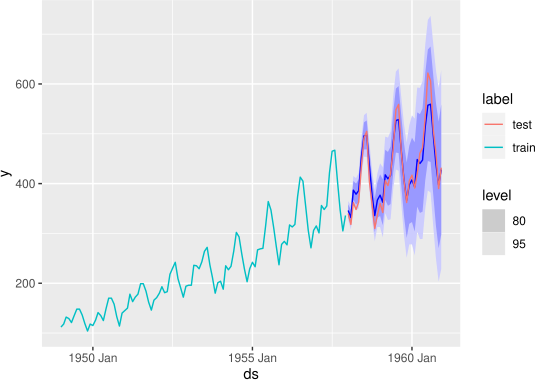

Recreate this plot in R.
pdf(file = "12-r-airpassengers-arima.pdf", width = 5.83, height = 4.13)

my_data <- as.vector(AirPassengers)

n <- length(my_data) # データ数（144）
k <- 108             # 訓練データ数

library(tidyverse)
library(tsibble)

my_ds <- seq(
  from = yearmonth("1949/01"),
  to   = yearmonth("1960/12"),
  by   = 1)
my_label <- rep(
  c("train", "test"),
  c(k, n - k))
my_df <- tsibble(
  ds    = my_ds,
  x     = 0:(n - 1),
  y     = my_data,
  label = my_label,
  index = ds) # 日時の列の指定

my_train <- my_df[   1:k,  ]
my_test  <- my_df[- (1:k), ]

library(fable)
my_arima_model <- my_train %>% model(ARIMA(y))

tmp <- my_arima_model %>% forecast(h = "3 years")

tmp %>% autoplot +
  geom_line(data = my_df,
            aes(x = ds,
                y = y,
                color = label))
